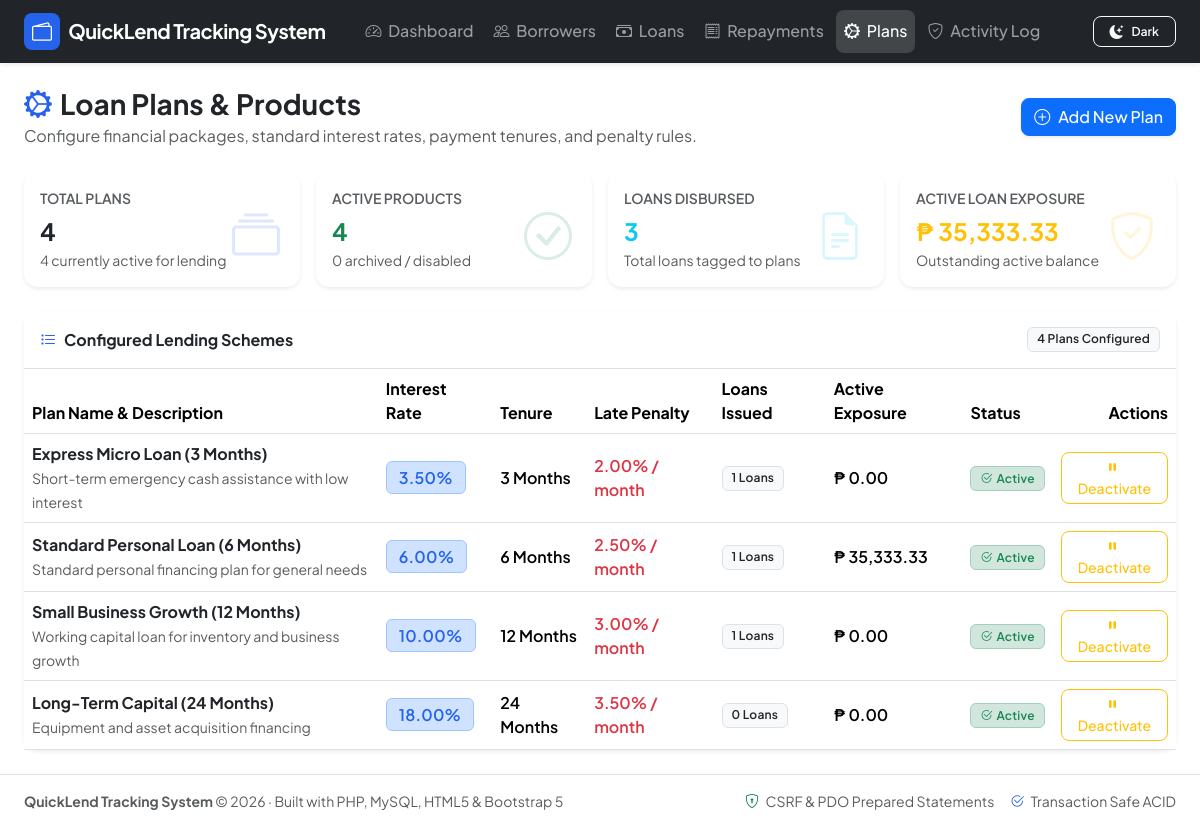
/plans.php, run on the app's committed database.
### tables this page shows
CREATE TABLE `loan_plans` (
    `id` INT AUTO_INCREMENT PRIMARY KEY,
    `plan_name` VARCHAR(80) NOT NULL,
    `interest_rate` DECIMAL(5,2) NOT NULL COMMENT 'Interest rate in percentage (e.g. 5.00 for 5%)',
    `tenure_months` INT NOT NULL COMMENT 'Duration in months (e.g. 6, 12, 24)',
    `penalty_rate` DECIMAL(5,2) NOT NULL DEFAULT 2.00 COMMENT 'Penalty % charged when payment is overdue',
    `description` VARCHAR(255) NULL,
    `status` ENUM('active', 'inactive') NOT NULL DEFAULT 'active',
    `created_at` TIMESTAMP DEFAULT CURRENT_TIMESTAMP
);

### functions.php (called while the page is built, shortened)
<?php
require_once __DIR__ . '/config.php';
function getLoanPlans($pdo, $activeOnly = false) {
    return $pdo->query("SELECT p.*,
                               COUNT(l.id) AS total_loans,
                               COUNT(CASE WHEN l.status = 'disbursed' THEN 1 END) AS active_loans,
                               COALESCE(SUM(CASE WHEN l.status = 'disbursed' THEN l.remaining_balance ELSE 0 END), 0) AS active_exposure
                        FROM loan_plans p
                        LEFT JOIN loans l ON p.id = l.plan_id
                        GROUP BY p.id
                        ORDER BY p.id ASC")->fetchAll();
}

### config.php (called while the page is built, shortened)
<?php
function formatCurrency($amount) {
    return APP_CURRENCY . ' ' . number_format((float)$amount, 2);
}

### plans.php (the view, shortened to what this page needs)
<?php
require_once __DIR__ . '/header.php';
$plans = getLoanPlans($pdo, false);
$totalPlans = count($plans);
$activePlans = 0;
$totalLoansCreated = 0;
$totalActiveExposure = 0.0;
foreach ($plans as $p) {
    if ($p['status'] === 'active') $activePlans++;
    $totalLoansCreated += (int)($p['total_loans'] ?? 0);
    $totalActiveExposure += (float)($p['active_exposure'] ?? 0);
}
?>
<div class="d-flex flex-column flex-md-row justify-content-between align-items-md-center gap-3 mb-4">
    <div>
        <h3 class="fw-bold mb-1">
            <i class="bi bi-gear-wide-connected text-primary me-2"></i>Loan Plans & Products
        </h3>
        <p class="text-muted mb-0">Configure financial packages, standard interest rates, payment tenures, and penalty rules.</p>
    </div>
    <div class="d-flex align-items-center gap-2">
        <button class="btn btn-primary d-flex align-items-center gap-2 shadow-sm" data-bs-toggle="modal" data-bs-target="#newPlanModal">
            <i class="bi bi-plus-circle"></i>
            <span>Add New Plan</span>
        </button>
    </div>
</div>
<div class="row g-3 mb-4">
    <div class="col-sm-6 col-xl-3">
        <div class="card card-stat border-0 shadow-sm p-3">
            <div class="stat-icon text-primary"><i class="bi bi-collection"></i></div>
            <span class="text-muted small text-uppercase fw-semibold">Total Plans</span>
            <h4 class="fw-bold mt-2 mb-0"><?= $totalPlans ?></h4>
            <small class="text-muted mt-1"><?= $activePlans ?> currently active for lending</small>
        </div>
    </div>
    <div class="col-sm-6 col-xl-3">
        <div class="card card-stat border-0 shadow-sm p-3">
            <div class="stat-icon text-success"><i class="bi bi-check-circle"></i></div>
            <span class="text-muted small text-uppercase fw-semibold">Active Products</span>
            <h4 class="fw-bold text-success mt-2 mb-0"><?= $activePlans ?></h4>
            <small class="text-muted mt-1"><?= ($totalPlans - $activePlans) ?> archived / disabled</small>
        </div>
    </div>
    <div class="col-sm-6 col-xl-3">
        <div class="card card-stat border-0 shadow-sm p-3">
            <div class="stat-icon text-info"><i class="bi bi-file-earmark-text"></i></div>
            <span class="text-muted small text-uppercase fw-semibold">Loans Disbursed</span>
            <h4 class="fw-bold text-info mt-2 mb-0"><?= $totalLoansCreated ?></h4>
            <small class="text-muted mt-1">Total loans tagged to plans</small>
        </div>
    </div>
    <div class="col-sm-6 col-xl-3">
        <div class="card card-stat border-0 shadow-sm p-3">
            <div class="stat-icon text-warning"><i class="bi bi-shield-check"></i></div>
            <span class="text-muted small text-uppercase fw-semibold">Active Loan Exposure</span>
            <h4 class="fw-bold text-warning mt-2 mb-0"><?= formatCurrency($totalActiveExposure) ?></h4>
            <small class="text-muted mt-1">Outstanding active balance</small>
        </div>
    </div>
</div>
<div class="card border-0 shadow-sm">
    <div class="card-header bg-white border-bottom py-3 d-flex justify-content-between align-items-center">
        <h6 class="mb-0 fw-bold"><i class="bi bi-list-task me-2 text-primary"></i>Configured Lending Schemes</h6>
        <span class="badge bg-light text-dark border"><?= count($plans) ?> Plans Configured</span>
    </div>
    <div class="table-responsive">
        <table class="table table-hover align-middle mb-0">
            <thead>
                <tr>
                    <th>Plan Name & Description</th>
                    <th>Interest Rate</th>
                    <th>Tenure</th>
                    <th>Late Penalty</th>
                    <th>Loans Issued</th>
                    <th>Active Exposure</th>
                    <th>Status</th>
                    <th class="text-end">Actions</th>
                </tr>
            </thead>
            <tbody>
                <?php if (empty($plans)): ?>
                    <tr>
                        <td colspan="8" class="text-center py-5 text-muted">
                            <i class="bi bi-folder-x fs-1 d-block mb-2 text-secondary opacity-50"></i>
                            No loan plans found in database. Create your first plan above.
                        </td>
                    </tr>
                <?php else: ?>
                    <?php foreach ($plans as $p): ?>
                        <tr>
                            <td>
                                <div class="fw-bold text-dark"><?= htmlspecialchars($p['plan_name']) ?></div>
                                <small class="text-muted"><?= htmlspecialchars($p['description'] ?: 'No description provided.') ?></small>
                            </td>
                            <td>
                                <span class="badge bg-primary-subtle text-primary border border-primary-subtle fs-6">
                                    <?= number_format($p['interest_rate'], 2) ?>%
                                </span>
                            </td>
                            <td>
                                <span class="fw-semibold"><?= (int)$p['tenure_months'] ?> Months</span>
                            </td>
                            <td>
                                <span class="text-danger fw-semibold">
                                    <?= number_format($p['penalty_rate'], 2) ?>% / month
                                </span>
                            </td>
                            <td>
                                <span class="badge bg-light text-dark border">
                                    <?= (int)($p['total_loans'] ?? 0) ?> Loans
                                </span>
                            </td>
                            <td class="fw-semibold">
                                <?= formatCurrency((float)($p['active_exposure'] ?? 0)) ?>
                            </td>
                            <td>
                                <?php if ($p['status'] === 'active'): ?>
                                    <span class="badge bg-success-subtle text-success border border-success-subtle">
                                        <i class="bi bi-check2-circle me-1"></i>Active
                                    </span>
                                <?php else: ?>
                                    <span class="badge bg-secondary-subtle text-secondary border border-secondary-subtle">
                                        <i class="bi bi-pause-circle me-1"></i>Inactive
                                    </span>
                                <?php endif; ?>
                            </td>
                            <td class="text-end">
                                <form action="actions.php" method="POST" class="d-inline" onsubmit="return confirm('Are you sure you want to change the status of this plan?');">
                                    <?php if ($p['status'] === 'active'): ?>
                                        <button type="submit" class="btn btn-sm btn-outline-warning" title="Disable Plan">
                                            <i class="bi bi-pause-fill me-1"></i>Deactivate
                                        </button>
                                    <?php else: ?>
                                        <button type="submit" class="btn btn-sm btn-outline-success" title="Activate Plan">
                                            <i class="bi bi-play-fill me-1"></i>Activate
                                        </button>
                                    <?php endif; ?>
                                </form>
                            </td>
                        </tr>
                    <?php endforeach; ?>
                <?php endif; ?>
            </tbody>
        </table>
    </div>
</div>
<?php require_once __DIR__ . '/footer.php'; ?>

### header.php (style rules this page uses)
:root { --bs-primary: #2563eb; --bs-primary-rgb: 37, 99, 235; --font-family-sans-serif: 'Plus Jakarta Sans', system-ui, -apple-system, sans-serif; }
body { font-family: var(--font-family-sans-serif); background-color: var(--bs-body-bg); color: var(--bs-body-color); min-height: 100vh; display: flex; flex-direction: column; transition: background-color 0.2s ease, color 0.2s ease; }
.card { border: 1px solid var(--bs-border-color); border-radius: 0.85rem; box-shadow: 0 4px 6px -1px rgba(0, 0, 0, 0.05); transition: background-color 0.2s ease, border-color 0.2s ease; }
.card-stat { position: relative; overflow: hidden; }
.card-stat .stat-icon { position: absolute; right: 1.25rem; bottom: 1rem; font-size: 3rem; opacity: 0.15; }
.badge { font-weight: 600; padding: 0.45em 0.75em; letter-spacing: 0.2px; }
.btn { font-weight: 500; border-radius: 0.5rem; }

### data on the page
loan_plans: plan_name "Express Micro Loan (3 Months)", description "Short-term emergency cash assistance with low interest", interest_rate "3.50", tenure_months "3", penalty_rate "2.00", total_loans "1", active_exposure "₱ 0.00", status "active" (drawn)
loan_plans: plan_name "Standard Personal Loan (6 Months)", description "Standard personal financing plan for general needs", interest_rate "6.00", tenure_months "6", penalty_rate "2.50", total_loans "1", active_exposure "₱ 35,333.33", status "active" (drawn)
loan_plans: plan_name "Small Business Growth (12 Months)", description "Working capital loan for inventory and business growth", interest_rate "10.00", tenure_months "12", penalty_rate "3.00", total_loans "1", active_exposure "₱ 0.00", status "active" (drawn)
loan_plans: plan_name "Long-Term Capital (24 Months)", description "Equipment and asset acquisition financing", interest_rate "18.00", tenure_months "24", penalty_rate "3.50", total_loans "0", active_exposure "₱ 0.00", status "active" (drawn)

### other printed values
APP_NAME "QuickLend Tracking System"
$totalPlans "4"
$activePlans "4"
$totalPlans - $activePlans "0"
$totalLoansCreated "3"
formatCurrency($totalActiveExposure) "₱ 35,333.33"
count($plans) "4"
